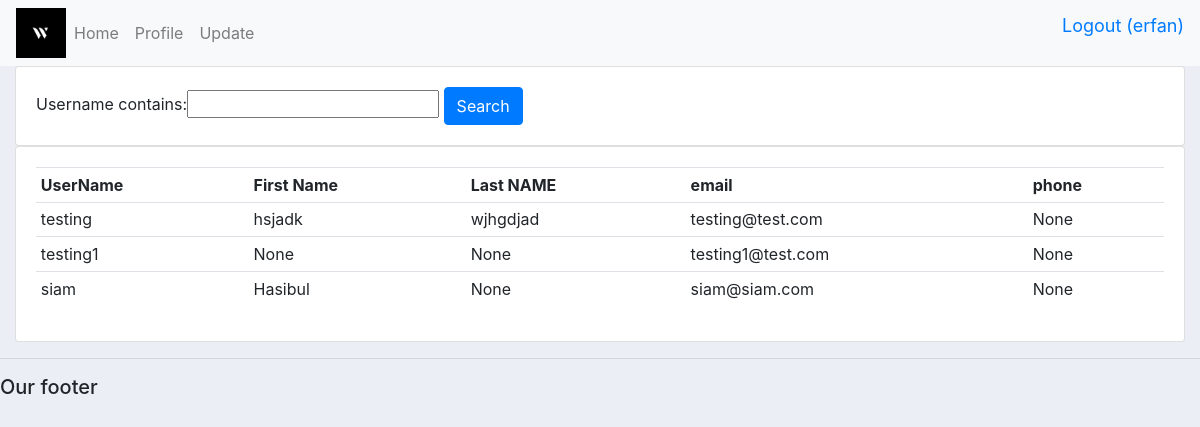
Before: /search/ (signed in) with the older database file.
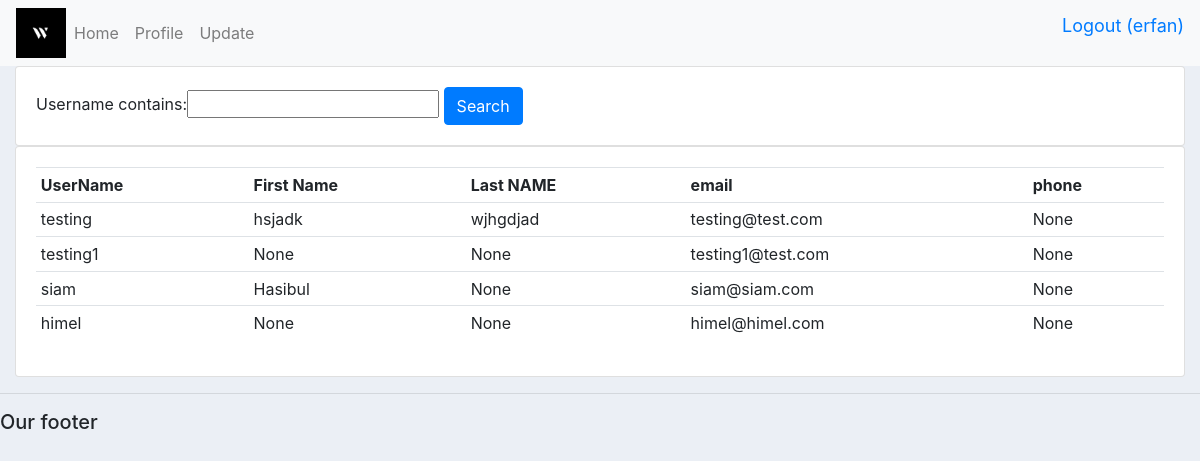
After: the same page with the newer database file.
### accounts/models.py (models this page shows)
class UserInfo(models.Model):
    username = models.CharField(max_length = 32, null=True)
    profile_pic = models.ImageField(null=True, blank=True)
    First_name = models.CharField(max_length = 32, null=True,blank=True)
    Last_name = models.CharField(max_length = 32, null=True, blank=True)
    email = models.CharField(max_length = 32, null=True, blank=True)
    phone = models.CharField(max_length = 32, null=True, blank=True)
    Nationality = models.CharField(max_length = 32, null=True, blank=True)
    CurrentAddress = models.CharField(max_length = 124, null=True, blank=True)
    PermanentAddress = models.CharField(max_length = 124, null=True, blank=True)
    workFeild = models.CharField(max_length = 124, null=True, blank=True)
    ZipCode = models.IntegerField(null=True, blank=True)
    marital_status = models.CharField(max_length = 32, null=True, blank=True)
    gender = models.CharField(max_length = 32, null=True, blank=True)
    religion = models.CharField(max_length = 32, null=True, blank=True)
    blood_group = models.CharField(max_length = 32, null=True, blank=True)
    age = models.IntegerField(null=True, blank=True)
    schoolName = models.CharField(max_length = 124, null=True, blank=True)
    school_passing_year = models.IntegerField(null=True, blank=True)
    schoolBoard = models.CharField(max_length = 124, null=True, blank=True)
    schoolGPA = models.FloatField(null=True, blank=True)
    collegeName = models.CharField(max_length = 124, null=True, blank=True)
    collegegroup = models.CharField(max_length = 32, null=True, blank=True)
    college_passing_year = models.IntegerField(null=True, blank=True)
    collegeBoard = models.CharField(max_length = 124, null=True, blank=True)
    collegeGPA = models.FloatField(null=True, blank=True)
    varsityname = models.CharField(max_length = 124, null=True, blank=True)
    varistydegree = models.CharField(max_length = 32, null=True, blank=True)
    varsityfeild = models.CharField(max_length = 32, null=True, blank=True)
    varsity_passing_year = models.IntegerField(null=True, blank=True)
    varsity_CGPA = models.FloatField(null=True, blank=True)
    skillname = models.CharField(max_length = 32, null=True, blank=True)
    skilldetails = models.CharField(max_length = 124, null=True, blank=True)
    previousWorkTitle = models.CharField(max_length = 32, null=True, blank=True)
    CompanyName = models.CharField(max_length = 124, null=True, blank=True)
    previousWorkdetails = models.CharField(max_length = 124, null=True, blank=True)
    ProjectTitle = models.CharField(max_length = 32, null=True, blank=True)
    projectusededenv = models.CharField(max_length = 124, null=True, blank=True)
    projectdetails = models.CharField(max_length = 124, null=True, blank=True)
    achcieveprize = models.CharField(max_length = 32, null=True, blank=True)
    achievefield = models.CharField(max_length = 32, null=True, blank=True)
    achieveetails = models.CharField(max_length = 124, null=True, blank=True)
    goaltopic = models.CharField(max_length = 32, null=True, blank=True)
    goaldetails = models.CharField(max_length = 124, null=True, blank=True)
    passiontopic = models.CharField(max_length = 32, null=True, blank=True)
    passiondetails = models.CharField(max_length = 124, null=True, blank=True)
    aboutme = models.CharField(max_length = 124, null=True, blank=True)
    date_created = models.DateTimeField(auto_now_add=True, null=True)
    def __str__(self):
        return self.username

### accounts/views.py (the view)
# urls.py: path('search/',views.searchlist, name='searchlist'),
@login_required(login_url='login')
def searchlist(request):
    loggedin = request.user.username
    user = UserInfo.objects.all()
    myFilter = UserFilter(request.GET, queryset = user)
    user = myFilter.qs
    context = {'user':user,'myFilter':myFilter, 'loggedin':loggedin}
    return render(request, 'accounts/searchlist.html', context)

### accounts/templates/accounts/searchlist.html
{% extends 'accounts/main.html' %}
{% block content %}
<div class="row">
  <div class="col">
    <div class="card card-body">
      <form class="" action="index.html" method="POST">
        {{myFilter.form}}
        <button class="btn btn-primary" type="submit">Search</button>
      </form>
    </div>
  </div>
</div>
<div class="row">
  <div class="col-md">
    <div class="card card-body">
      <table class="table table-sm">
        <tr>
          <th>UserName</th>
          <th>First Name</th>
          <th>Last NAME</th>
          <th>email</th>
          <th>phone</th>
        </tr>
        {% for item in user %}
          <tr>
            <td>{{item.username}}</td>
            <td>{{item.First_name}}</td>
            <td>{{item.Last_name}}</td>
            <td>{{item.email}}</td>
            <td>{{item.phone}}</td>
          </tr>
        {% endfor %}
      </table>
    </div>
  </div>
</div>
{% endblock %}

### accounts/templates/accounts/main.html (shortened to what this page needs)
{% load static %}
<!DOCTYPE html>
<html>
<head>
	<link rel="stylesheet" href="https://stackpath.bootstrapcdn.com/bootstrap/4.3.1/css/bootstrap.min.css">
  <link rel="stylesheet" href="{% static 'css/main.css' %}">
</head>
<body>
	{%  include 'accounts/navbar.html' %}
	<div class="container-fluid">
	{% block content %}
	{% endblock %}
    </div>
	<hr>
	<h5>Our footer</h5>
</body>
</html>

### accounts/templates/accounts/navbar.html (shortened to what this page needs)
{% load static %}
<nav class="navbar navbar-expand-lg navbar-light bg-light">
  <img src="{% static 'images/logo.png' %}" width="50" height="50">
  <div class="collapse navbar-collapse" id="navbarTogglerDemo03">
    <ul class="navbar-nav mr-auto mt-2 mt-lg-0">
      <li class="nav-item">
        <a class="nav-link" href="{% url 'home' %}"> Home <span class="sr-only">(current)</span></a>
      </li>
      <li class="nav-item">
        <a class="nav-link" href="{% url 'profile' pk_user=user %}"> Profile <span class="sr-only">(current)</span></a>
      </li>
      <li class="nav-item">
        <a class="nav-link" href="{% url 'update' pk_user=user %}"> Update <span class="sr-only">(current)</span></a>
      </li>
    </ul>
  </div>
  <ul>
      <span><a class="hello-msg" href="{% url 'logout' %}"> Logout ({{loggedin}}) </a></span>
  </ul>
</nav>

### accounts/static/css/main.css (style rules this page uses)
* { margin: 0; padding: 0; }
body { background-color: #ebeff5; }
.hello-msg { font-size: 18px; color = #fff; margin-right: 10px: }

### accounts/templates/accounts/main.html (style rules this page uses)
.hello-msg { font-size: 18px; color = #fff; margin-right: 10px: }

Changed rows visible on the page:
added UserInfo: username "himel", First_name "None", Last_name "None", email "himel@himel.com", phone "None"
